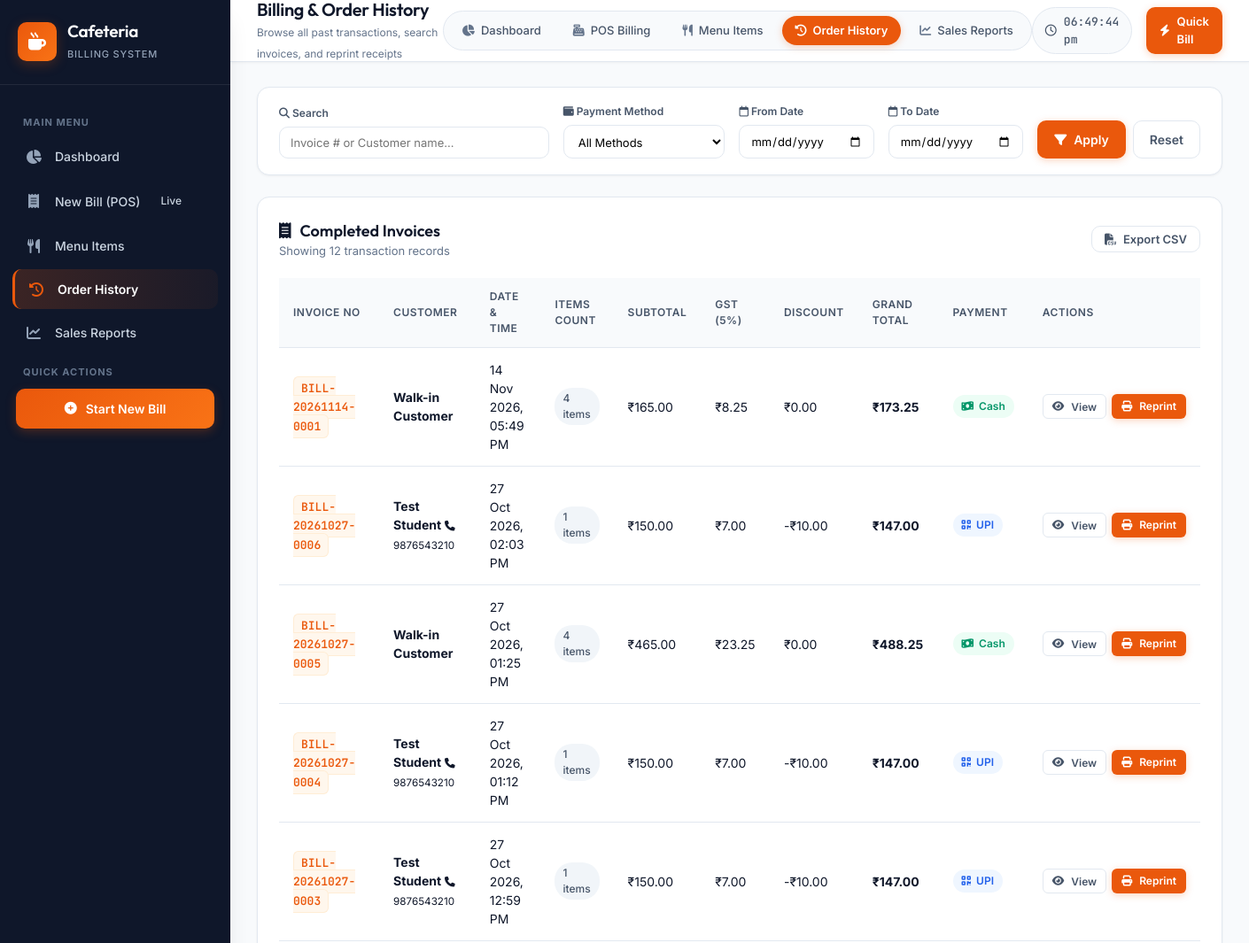
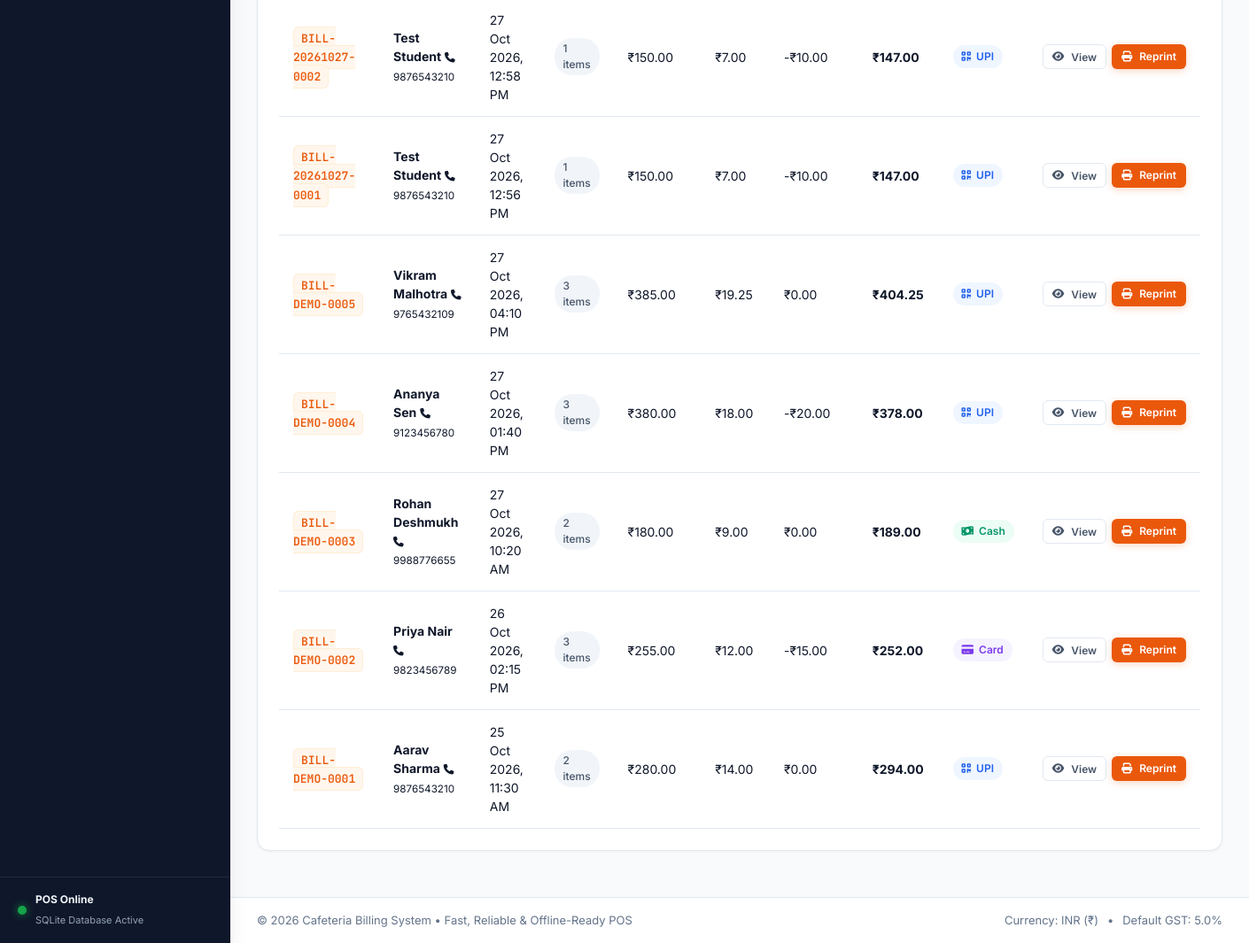
The app's page /history with its own data (2 pictures, top to bottom).
### tables this page shows
CREATE TABLE bills (
            id INTEGER PRIMARY KEY AUTOINCREMENT,
            invoice_number TEXT UNIQUE NOT NULL,
            customer_name TEXT DEFAULT 'Walk-in Customer',
            customer_phone TEXT DEFAULT '',
            subtotal REAL NOT NULL,
            gst_rate REAL NOT NULL DEFAULT 5.0,
            gst_amount REAL NOT NULL,
            discount_amount REAL NOT NULL DEFAULT 0.0,
            grand_total REAL NOT NULL,
            payment_method TEXT NOT NULL,
            status TEXT NOT NULL DEFAULT 'Completed',
            created_at TIMESTAMP DEFAULT CURRENT_TIMESTAMP
        );

### app.py (the view)
@app.route('/history')
def history():
    search = request.args.get('search', '')
    start_date = request.args.get('start_date', '')
    end_date = request.args.get('end_date', '')
    payment_method = request.args.get('payment_method', 'all')
    bills = database.get_bills(
        search=search if search else None,
        start_date=start_date if start_date else None,
        end_date=end_date if end_date else None,
        payment_method=payment_method if payment_method != 'all' else None
    )
    return render_template('history.html', bills=bills, search=search,
                           start_date=start_date, end_date=end_date,
                           payment_method=payment_method, active_page='history')

### app.py (called while the page is built)
@app.after_request
def add_cache_headers(response):
    response.headers['Cache-Control'] = 'no-store, no-cache, must-revalidate, max-age=0'
    response.headers['Pragma'] = 'no-cache'
    response.headers['Expires'] = '0'
    return response

@app.template_filter('currency')
def currency_filter(value):
    try:
        val = float(value)
        return f"₹{val:,.2f}"
    except (ValueError, TypeError):
        return f"₹{value}"

@app.template_filter('format_datetime')
def format_datetime_filter(value):
    if not value:
        return ""
    try:
        dt = datetime.strptime(str(value).split('.')[0], "%Y-%m-%d %H:%M:%S")
        return dt.strftime("%d %b %Y, %I:%M %p")
    except Exception:
        return str(value)

### database.py (called while the page is built)
def get_db_path():
    base_dir = os.path.dirname(os.path.abspath(__file__))
    return os.path.join(base_dir, DB_NAME)

def get_db():
    conn = sqlite3.connect(get_db_path())
    conn.row_factory = sqlite3.Row
    conn.execute("PRAGMA foreign_keys = ON")
    return conn

### templates/history.html (shortened to what this page needs)
{% extends 'base.html' %}
{% block breadcrumb %}Browse all past transactions, search invoices, and reprint receipts{% endblock %}
{% block content %}
<div class="history-page">
    <div class="content-card filter-card">
        <form action="{{ url_for('history') }}" method="GET" class="history-filters-form">
            <div class="filter-grid">
                <div class="form-group-filter">
                    <label for="historySearch"><i class="fa-solid fa-magnifying-glass"></i> Search</label>
                    <input type="text" id="historySearch" name="search" value="{{ search }}" placeholder="Invoice # or Customer name..." autocomplete="off">
                </div>
                <div class="form-group-filter">
                    <label for="paymentMethodSelect"><i class="fa-solid fa-wallet"></i> Payment Method</label>
                    <select id="paymentMethodSelect" name="payment_method">
                        <option value="all" {% if not payment_method or payment_method == 'all' %}selected{% endif %}>All Methods</option>
                    </select>
                </div>
                <div class="form-group-filter">
                    <label for="startDate"><i class="fa-regular fa-calendar"></i> From Date</label>
                    <input type="date" id="startDate" name="start_date" value="{{ start_date }}">
                </div>
                <div class="form-group-filter">
                    <label for="endDate"><i class="fa-regular fa-calendar"></i> To Date</label>
                    <input type="date" id="endDate" name="end_date" value="{{ end_date }}">
                </div>
                <div class="filter-actions-col">
                    <button type="submit" class="btn btn-primary btn-filter">
                        <i class="fa-solid fa-filter"></i> Apply
                    </button>
                    <a href="{{ url_for('history') }}" class="btn btn-outline btn-filter">
                        Reset
                    </a>
                </div>
            </div>
        </form>
    </div>
    <div class="content-card">
        <div class="card-header-flex">
            <div class="header-titles">
                <h3><i class="fa-solid fa-receipt"></i> Completed Invoices</h3>
                <p>Showing {{ bills | length }} transaction records</p>
            </div>
            <div class="header-actions">
                <button type="button" class="btn btn-sm btn-outline" onclick="historyApp.exportToCSV()">
                    <i class="fa-solid fa-file-csv"></i> Export CSV
                </button>
            </div>
        </div>
        <div class="table-responsive">
            <table class="data-table" id="historyTable">
                <thead>
                    <tr>
                        <th>Invoice No</th>
                        <th>Customer</th>
                        <th>Date & Time</th>
                        <th>Items Count</th>
                        <th>Subtotal</th>
                        <th>GST (5%)</th>
                        <th>Discount</th>
                        <th>Grand Total</th>
                        <th>Payment</th>
                        <th class="text-right">Actions</th>
                    </tr>
                </thead>
                <tbody>
                    {% if bills %}
                        {% for bill in bills %}
                            <tr>
                                <td>
                                    <span class="invoice-badge">{{ bill.invoice_number }}</span>
                                </td>
                                <td>
                                    <div class="customer-info-cell">
                                        <strong>{{ bill.customer_name or 'Walk-in Customer' }}</strong>
                                        {% if bill.customer_phone %}
                                            <small><i class="fa-solid fa-phone"></i> {{ bill.customer_phone }}</small>
                                        {% endif %}
                                    </div>
                                </td>
                                <td>
                                    <span class="text-muted">{{ bill.created_at | format_datetime }}</span>
                                </td>
                                <td>
                                    <span class="badge-pill pill-neutral">{{ bill.item_count }} items</span>
                                </td>
                                <td>
                                    <span>{{ bill.subtotal | currency }}</span>
                                </td>
                                <td>
                                    <span class="text-muted">{{ bill.gst_amount | currency }}</span>
                                </td>
                                <td>
                                    {% if bill.discount_amount > 0 %}
                                        <span class="text-danger">-{{ bill.discount_amount | currency }}</span>
                                    {% else %}
                                        <span class="text-muted">₹0.00</span>
                                    {% endif %}
                                </td>
                                <td>
                                    <strong class="total-amount-cell">{{ bill.grand_total | currency }}</strong>
                                </td>
                                <td>
                                    <span class="payment-tag payment-{{ bill.payment_method | lower }}">
                                        {% if bill.payment_method == 'Cash' %}
                                            <i class="fa-solid fa-money-bill-wave"></i> Cash
                                        {% elif bill.payment_method == 'UPI' %}
                                            <i class="fa-solid fa-qrcode"></i> UPI
                                        {% else %}
                                            <i class="fa-solid fa-credit-card"></i> Card
                                        {% endif %}
                                    </span>
                                </td>
                                <td class="text-right">
                                    <div class="action-buttons-group">
                                        <button type="button" class="btn btn-xs btn-outline"
                                                onclick="openReceiptModal({{ bill.id }})"
                                                title="View Receipt">
                                            <i class="fa-solid fa-eye"></i> View
                                        </button>
                                        <a href="{{ url_for('view_receipt', bill_id=bill.id) }}"
                                           target="_blank"
                                           class="btn btn-xs btn-primary"
                                           title="Print Receipt">
                                            <i class="fa-solid fa-print"></i> Reprint
                                        </a>
                                    </div>
                                </td>
                            </tr>
                        {% endfor %}
                    {% endif %}
                </tbody>
            </table>
        </div>
    </div>
</div>
{% endblock %}

### records on screen
bills: invoice_number "BILL-20261114-0001", customer_name "Walk-in Customer", created_at "14 Nov 2026, 05:49 PM", item_count "4", subtotal "₹165.00", gst_amount "₹8.25", discount_amount "₹0.00", grand_total "₹173.25", payment_method "Cash" (drawn)
bills: invoice_number "BILL-20261027-0006", customer_name "Test Student", customer_phone "9876543210", created_at "27 Oct 2026, 02:03 PM", item_count "1", subtotal "₹150.00", gst_amount "₹7.00", discount_amount "₹10.00", grand_total "₹147.00", payment_method "UPI" (drawn)
bills: invoice_number "BILL-20261027-0005", customer_name "Walk-in Customer", created_at "27 Oct 2026, 01:25 PM", item_count "4", subtotal "₹465.00", gst_amount "₹23.25", discount_amount "₹0.00", grand_total "₹488.25", payment_method "Cash" (drawn)
bills: invoice_number "BILL-20261027-0004", customer_name "Test Student", customer_phone "9876543210", created_at "27 Oct 2026, 01:12 PM", item_count "1", subtotal "₹150.00", gst_amount "₹7.00", discount_amount "₹10.00", grand_total "₹147.00", payment_method "UPI" (drawn)
bills: invoice_number "BILL-20261027-0003", customer_name "Test Student", customer_phone "9876543210", created_at "27 Oct 2026, 12:59 PM", item_count "1", subtotal "₹150.00", gst_amount "₹7.00", discount_amount "₹10.00", grand_total "₹147.00", payment_method "UPI" (drawn)
bills: invoice_number "BILL-20261027-0002", customer_name "Test Student", customer_phone "9876543210", created_at "27 Oct 2026, 12:58 PM", item_count "1", subtotal "₹150.00", gst_amount "₹7.00", discount_amount "₹10.00", grand_total "₹147.00", payment_method "UPI" (drawn)
bills: invoice_number "BILL-20261027-0001", customer_name "Test Student", customer_phone "9876543210", created_at "27 Oct 2026, 12:56 PM", item_count "1", subtotal "₹150.00", gst_amount "₹7.00", discount_amount "₹10.00", grand_total "₹147.00", payment_method "UPI" (drawn)
bills: invoice_number "BILL-DEMO-0005", customer_name "Vikram Malhotra", customer_phone "9765432109", created_at "27 Oct 2026, 04:10 PM", item_count "3", subtotal "₹385.00", gst_amount "₹19.25", discount_amount "₹0.00", grand_total "₹404.25", payment_method "UPI" (drawn)
bills: invoice_number "BILL-DEMO-0004", customer_name "Ananya Sen", customer_phone "9123456780", created_at "27 Oct 2026, 01:40 PM", item_count "3", subtotal "₹380.00", gst_amount "₹18.00", discount_amount "₹20.00", grand_total "₹378.00", payment_method "UPI" (drawn)
bills: invoice_number "BILL-DEMO-0003", customer_name "Rohan Deshmukh", customer_phone "9988776655", created_at "27 Oct 2026, 10:20 AM", item_count "2", subtotal "₹180.00", gst_amount "₹9.00", discount_amount "₹0.00", grand_total "₹189.00", payment_method "Cash" (drawn)
bills: invoice_number "BILL-DEMO-0002", customer_name "Priya Nair", customer_phone "9823456789", created_at "26 Oct 2026, 02:15 PM", item_count "3", subtotal "₹255.00", gst_amount "₹12.00", discount_amount "₹15.00", grand_total "₹252.00", payment_method "Card" (drawn)
bills: invoice_number "BILL-DEMO-0001", customer_name "Aarav Sharma", customer_phone "9876543210", created_at "25 Oct 2026, 11:30 AM", item_count "2", subtotal "₹280.00", gst_amount "₹14.00", discount_amount "₹0.00", grand_total "₹294.00", payment_method "UPI" (drawn)

### other values on screen
{{ bills | length }} "12"
